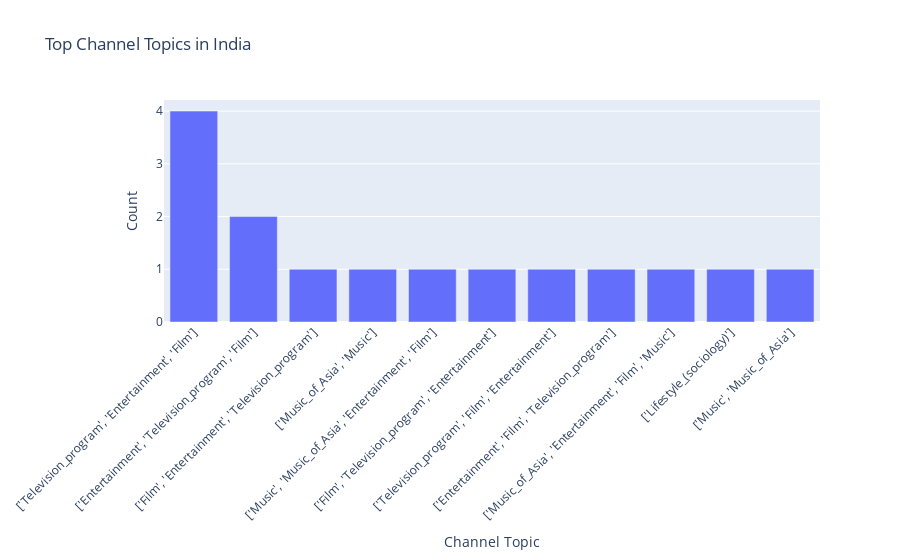

Write notebook code for a chart like this one.
### Code cell
popular_categories_by_country('India')

### Figure 1 — Plotly figure (JSON) as saved in the notebook; plotly's stock layout.template omitted (floating-point values rounded to 4 significant figures)
{"data": [{"alignmentgroup": "True", "hovertemplate": "Channel Topic=%{x}<br>Count=%{y}<extra></extra>", "legendgroup": "", "marker": {"color": "#636efa", "pattern": {"shape": ""}}, "name": "", "offsetgroup": "", "orientation": "v", "showlegend": false, "textposition": "auto", "type": "bar", "x": ["['Television_program', 'Entertainment', 'Film']", "['Entertainment', 'Television_program', 'Film']", "['Film', 'Entertainment', 'Television_program']", "['Music_of_Asia', 'Music']", "['Music', 'Music_of_Asia', 'Entertainment', 'Film']", "['Film', 'Television_program', 'Entertainment']", "['Television_program', 'Film', 'Entertainment']", "['Entertainment', 'Film', 'Television_program']", "['Music_of_Asia', 'Entertainment', 'Film', 'Music']", "['Lifestyle_(sociology)']", "['Music', 'Music_of_Asia']"], "xaxis": "x", "y": [4, 2, 1, 1, 1, 1, 1, 1, 1, 1, 1], "yaxis": "y"}], "layout": {"barmode": "relative", "legend": {"tracegroupgap": 0}, "title": {"text": "Top Channel Topics in India"}, "xaxis": {"anchor": "y", "domain": [0, 1], "tickangle": -45, "title": {"text": "Channel Topic"}}, "yaxis": {"anchor": "x", "domain": [0, 1], "title": {"text": "Count"}}}}
